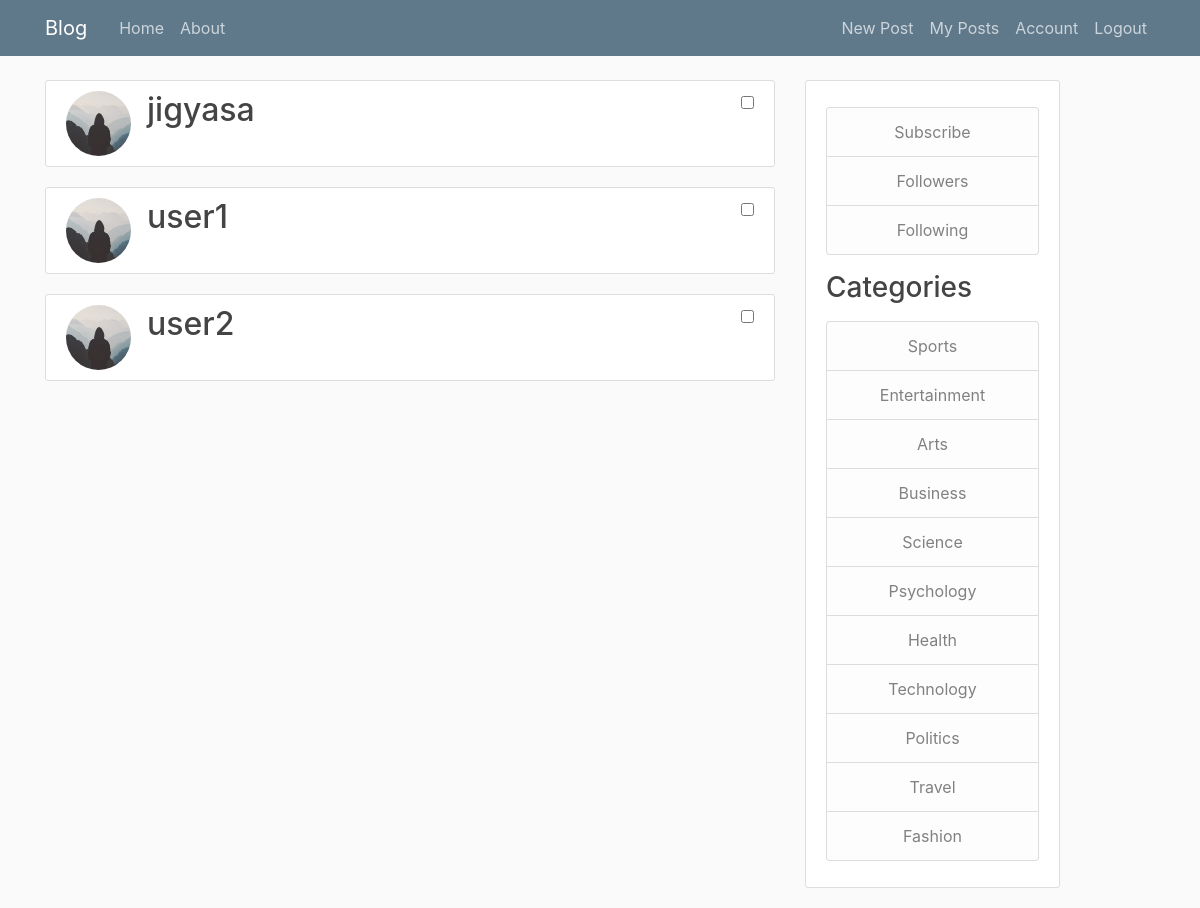
The app's page /subscribe (signed in) with its own data.
### flaskblog/models.py (models this page shows, shortened)
class User(db.Model, UserMixin): #TO CREATE USER MODEL
    id = db.Column(db.Integer, primary_key=True) #TO CREATE ID ATTRIBUTE OR COLUMN
    username = db.Column(db.String(20), unique=True, nullable=False)
    email = db.Column(db.String(120), unique=True, nullable=False)
    image_file = db.Column(db.String(20), nullable=False, default='default.jpg')
    password = db.Column(db.String(60), nullable=False)
    posts = db.relationship('Post', backref='author', lazy=True)
    subscribers = db.relationship('Subscriber', backref='poster', lazy=True)

### flaskblog/routes.py (the view)
@app.route("/subscribe", methods=['GET', 'POST'])
@login_required
def subscribe():
	form = SubscribeForm()
	users = User.query.order_by(User.id.asc())
	subscribee = Subscriber.query.filter_by(subscriber_id=current_user.id)
	subs = []
	for x in subscribee:
		subs.append(x.poster_id)
	poster_id = request.args.get('poster_id', default=None)
	poster_name = request.args.get('poster_name', default=None)
	subscribe_checkbox = form.follow_unfollow.data
	if subscribe_checkbox == True:
		subscriber = Subscriber(subscriber_id=current_user.id,subscriber_name=current_user.username,poster_id=poster_id,poster_name=poster_name)
		db.session.add(subscriber)
		db.session.commit()
		flash(f'You have been subscribed to {poster_name}', 'success')
		return redirect(url_for('home'))
	return render_template('subscribe.html',title='Subscribe',users=users,current_user=current_user,form=form,subs=subs)

### flaskblog/forms.py
class SubscribeForm(FlaskForm):
    poster_id = StringField('Poster_Id', validators=[DataRequired()])
    poster_name = StringField('Poster_Name', validators=[DataRequired()])
    follow_unfollow = BooleanField('')

### flaskblog/models.py (called while the page is built)
@login_manager.user_loader #DECORATOR
def load_user(user_id):
    return User.query.get(int(user_id))

### flaskblog/templates/subscribe.html (shortened to what this page needs)
{% extends "layout.html" %}
{% block content %}
  {% for user in users %}
    {% if user != current_user and user.id not in subs %}
    <article class="media content-section">
      <img class="rounded-circle article-img" src="{{ url_for('static', filename='profile_pics/' + user.image_file) }}">
        <div class="media-body">
          <h2><a class="article-title">{{ user.username }}</a></h2>
        </div>
        <form method="POST" action="{{url_for('subscribe',poster_id=user.id,poster_name=user.username)}}">
          {{ form.follow_unfollow(onclick="this.form.submit()") }}
        </form>
    </article>
    {% endif %}
  {% endfor %}
{% endblock %}

### flaskblog/static/main.css (style rules this page uses)
body { background: #fafafa; color: #333333; margin-top: 5rem; }
h1, h2, h3, h4, h5, h6 { color: #444444; }
.content-section { background: #ffffff; padding: 10px 20px; border: 1px solid #dddddd; border-radius: 3px; margin-bottom: 20px; }
.article-title { color: #444444; }
.article-img { height: 65px; width: 65px; margin-right: 16px; }

### records on screen
User: image_file (placeholder picture), username "jigyasa"
User: image_file (placeholder picture), username "user1"
User: image_file (placeholder picture), username "user2"
